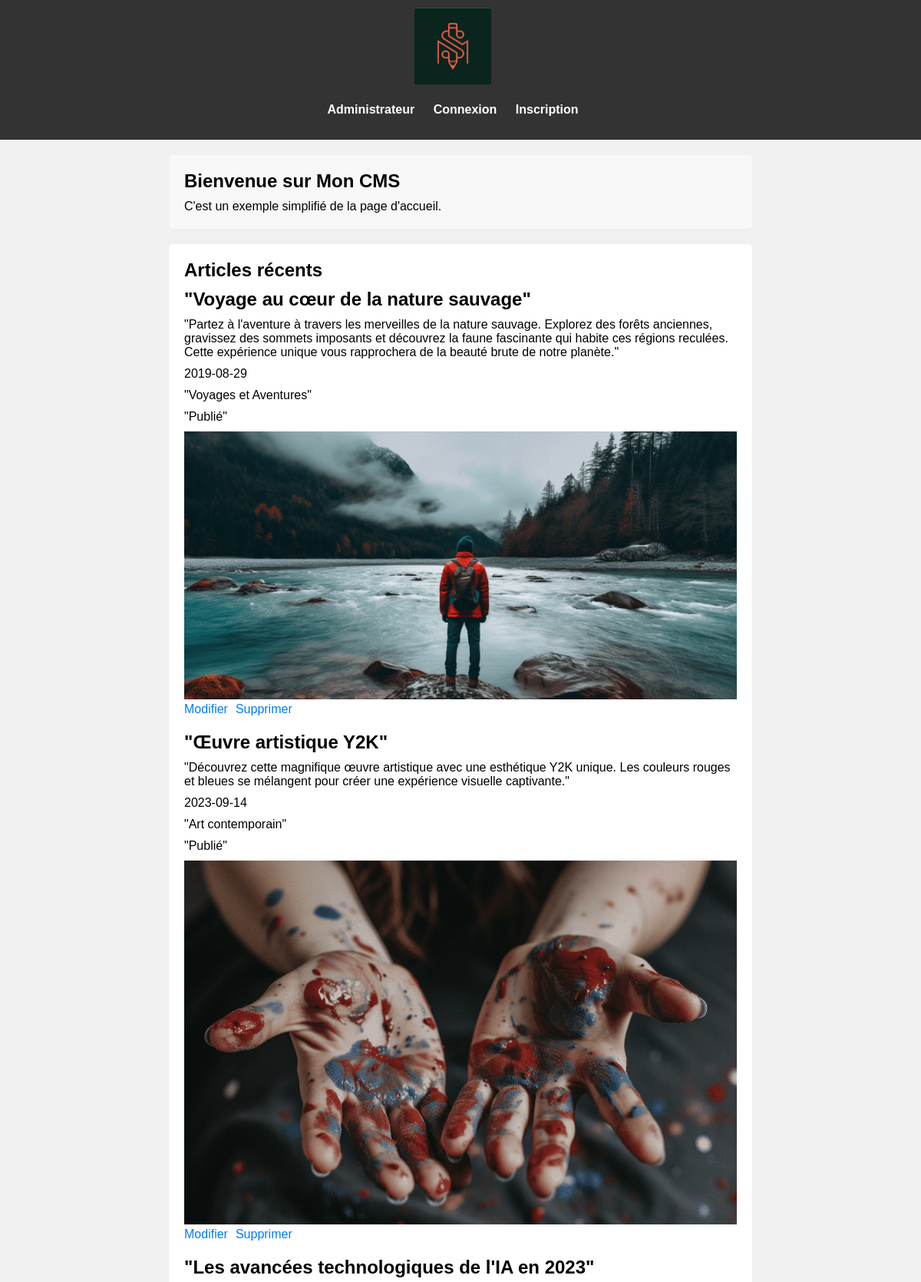
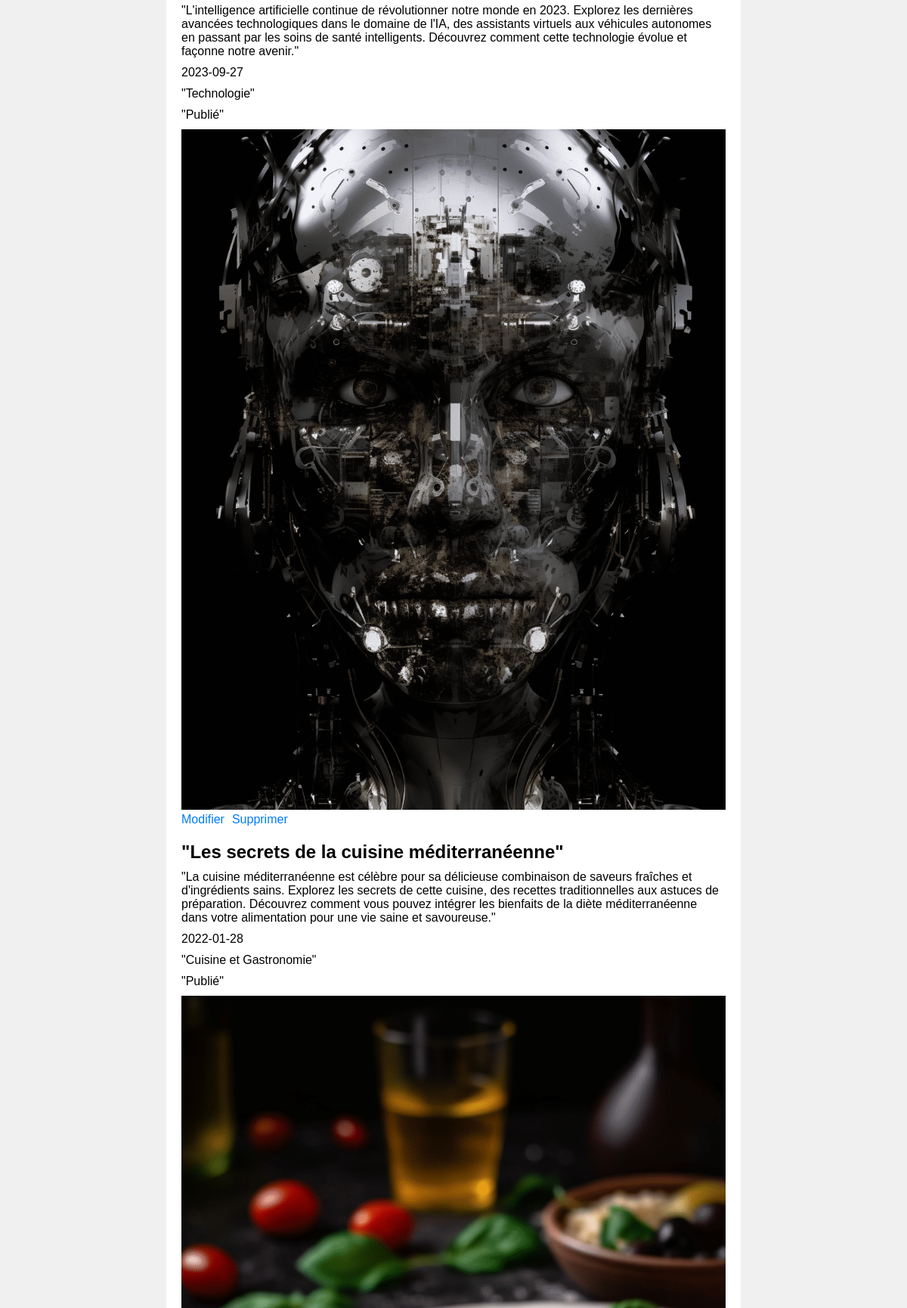
The page / (upper part) on the database its author committed (2 pictures, top to bottom).
### tables this page shows
CREATE TABLE IF NOT EXISTS `articles` (
  `id` int NOT NULL AUTO_INCREMENT,
  `titre` varchar(255) NOT NULL,
  `image` varchar(255) NOT NULL,
  `contenu` text NOT NULL,
  `date` date NOT NULL,
  `categorie` varchar(50) NOT NULL,
  `statut` varchar(255) NOT NULL,
  PRIMARY KEY (`id`)
);

### index.php (the view, shortened to what this page needs)
<!DOCTYPE html>
<html lang="fr">
<head>
    <link rel="stylesheet" href="styles.css">
    <link rel="stylesheet" href="footer.css">
</head>
<body>
    <header>
    <div><a href="index.php"><img src="img/logo.jpg" alt="def du logo"></a></div>
        <nav>
            <ul>
                <li><a href="admin/bigboss.php">Administrateur</a></li>
                <?php
                $isUserConnected = isset($_SESSION['user_id']) ? true : false;
                if(!$isUserConnected): ?>
                    <li><a href="membre.php">Connexion</a></li>
                    <li><a href="inscription.php">Inscription</a></li>
                <?php endif; ?>
            </ul>
        </nav>
    </header>
    <main>
        <section class="welcome">
            <h2>Bienvenue sur Mon CMS</h2>
            <p>C'est un exemple simplifié de la page d'accueil.</p>
        </section>
        <?php
require_once('admin/connect.php');
function afficherArticles() {
    global $db;
    $requete = $db->prepare("SELECT * FROM articles");
    $requete->execute();
    $articles = $requete->fetchAll();
    foreach ($articles as $article) {
        echo "<article>";
        echo "<h2>" . $article['titre'] . "</h2>";
        echo "<p>" . $article['contenu'] . "</p>";
        echo "<p>" . $article['date'] . "</p>";
        echo "<p>" . $article['categorie'] . "</p>";
        echo "<p>" . $article['statut'] . "</p>";
        echo "<img src='uploads/" . $article['image'] . "' alt='image de l'article'>";
        echo "<a href='modifierarticles.php?id=" . $article['id'] . "'>Modifier</a>";
        echo "<a href='supprimerarticles.php?id=" . $article['id'] . "'>Supprimer</a>";
        echo "</article>";
    }
}
?>
        <section class="articles">
            <h2>Articles récents</h2>
            <?php
    afficherArticles();
    ?>
        </section>
    </main>
<?php
include('footer.php');
?>
</body>
</html>

### styles.css (style rules this page uses)
* { margin: 0; padding: 0; box-sizing: border-box; }
body { font-family: Arial, sans-serif; background-color: #f0f0f0; margin: 0; padding: 0; }
header { background-color: #333; color: #fff; padding: 10px 0; text-align: center; }
header img { width: 100px; height: 100px; }
header nav ul { list-style: none; padding: 20px; }
header nav ul li { display: inline; margin-right: 20px; }
header nav ul li a { text-decoration: none; color: #fff; font-weight: bold; }
header div { margin-right: 20px; }
main { max-width: 800px; margin: 0 auto; padding: 20px; }
.welcome { background-color: #f8f8f8; padding: 20px; border-radius: 5px; margin-bottom: 20px; }
.welcome h2 { font-size: 24px; margin-bottom: 10px; }
.articles { background-color: #fff; padding: 20px; border-radius: 5px; }
.articles h2 { font-size: 24px; margin-bottom: 20px; }
.articles article { margin-bottom: 20px; }
.articles h2, .articles p { margin-bottom: 10px; }
.articles img { max-width: 100%; height: auto; }
.articles a { text-decoration: none; color: #007bff; margin-right: 10px; }

### rows shown on the page
articles: titre "\"Voyage au cœur de la nature sauvage\"", contenu "\"Partez à l'aventure à travers les merveilles de la nature sauvage. Explorez des forêts anciennes, gravissez des sommets imposants et découvrez la faune fascinante qui habite ces régions reculées. Cette expérience unique vous rapprochera de la beauté brute de notre planète.\"", date "2019-08-29", categorie "\"Voyages et Aventures\"", statut "\"Publié\"", image (picture)
articles: titre "\"Œuvre artistique Y2K\"", contenu "\"Découvrez cette magnifique œuvre artistique avec une esthétique Y2K unique. Les couleurs rouges et bleues se mélangent pour créer une expérience visuelle captivante.\"", date "2023-09-14", categorie "\"Art contemporain\"", statut "\"Publié\"", image (picture)
articles: titre "\"Les avancées technologiques de l'IA en 2023\"", contenu "\"L'intelligence artificielle continue de révolutionner notre monde en 2023. Explorez les dernières avancées technologiques dans le domaine de l'IA, des assistants virtuels aux véhicules autonomes en passant par les soins de santé intelligents. Découvrez comment cette technologie évolue et façonne notre avenir.\"", date "2023-09-27", categorie "\"Technologie\"", statut "\"Publié\"", image (picture)
articles: titre "\"Les secrets de la cuisine méditerranéenne\"", contenu "\"La cuisine méditerranéenne est célèbre pour sa délicieuse combinaison de saveurs fraîches et d'ingrédients sains. Explorez les secrets de cette cuisine, des recettes traditionnelles aux astuces de préparation. Découvrez comment vous pouvez intégrer les bienfaits de la diète méditerranéenne dans votre alimentation pour une vie saine et savoureuse.\"", date "2022-01-28", categorie "\"Cuisine et Gastronomie\"", statut "\"Publié\"", image (picture)
